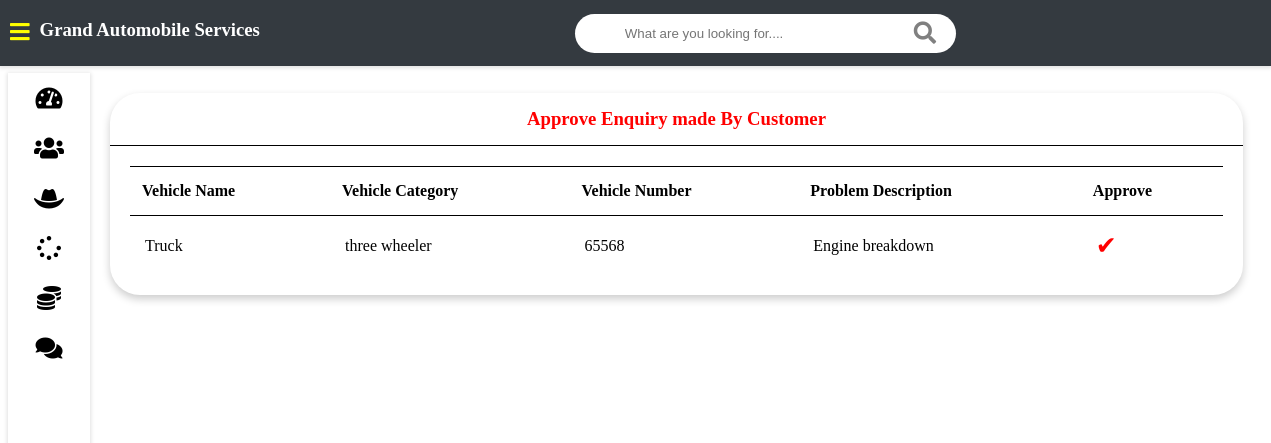
Screenshot of /admin-approve-request (signed in) with the database file from the repository.
### vehicle/models.py (models this page shows, shortened)
class Request(models.Model):
    cat         = (('two wheeler with gear','two wheeler with gear'),('two wheeler without gear','two wheeler without gear'),('three wheeler','three wheeler'),('four wheeler','four wheeler'))
    category    = models.CharField(max_length=50, choices=cat)
    vehicle_no      = models.PositiveIntegerField(null=False)
    vehicle_name    = models.CharField(max_length=40, null=False)
    vehicle_model   = models.CharField(max_length=40, null=False)
    vehicle_brand   = models.CharField(max_length=40, null=False)
    problem_description     = models.CharField(max_length=500, null=False)
    date                    = models.DateField(auto_now=True)
    cost                    = models.PositiveIntegerField(null=True)
    customer        = models.ForeignKey('Customer', on_delete=models.CASCADE, null=True)
    mechanic        = models.ForeignKey('Mechanic', on_delete=models.CASCADE, null=True)
    stat       = (('Pending','Pending'),('Approved','Approved'),('Repairing','Repairing'),('Repairing Done','Repairing Done'),('Released','Released'))
    status     = models.CharField(max_length=50, choices=stat, default='Pending', null=True)

### vehicle/views.py (the view)
# urls.py: path('admin-approve-request', views.admin_approve_request_view, name='admin-approve-request'),
@login_required(login_url='adminlogin')
def admin_approve_request_view(request):
    enquiry         = models.Request.objects.all().filter(status='Pending')
    return render(request, 'vehicle/admin/admin_approve_request.html', {'enquiry':enquiry})

### templates/vehicle/admin/admin_approve_request.html
{% extends 'vehicle/admin/adminbase.html' %}
{% block content %}
<div class="wrapper">
    <div class="row">
        <div class="col-12 col-m-12 col-sm-12">
            <div class="card">
                <div class="card-header">
                    <h3 style="color:red; text-align:center" >
                        Approve Enquiry made By Customer
                    </h3>
                </div>
                <div class="card-content">
                    <table>
                        <thead>
                            <tr>
                                <th>Vehicle Name</th>
                                <th>Vehicle Category</th>
                                <th>Vehicle Number</th>
                                <th>Problem Description</th>
                                <th>Approve</th>
                            </tr>
                        </thead>
                        <tbody>
                            {% for r in enquiry %}
                            <tr>
                                <td>{{r.vehicle_name}}</td>
                                <td>{{r.category}}</td>
                                <td>{{r.vehicle_no}}</td>
                                <td>{{r.problem_description}}</td>
                                <td><a style="color:red; text-decoration:none; font-size:25px;" href="{% url 'approve-request' r.id  %}">&#10004;</a></td>
                            </tr>
                            {% endfor %}
                        </tbody>
                    </table>
                </div>
            </div>
        </div>
    </div>
<br><br><br><br><br>
</div>
{% endblock content %}

### static/style.css (style rules this page uses)
* { box-sizing: border-box; }
[class*="col-"] { padding: 10px; }
@media only screen and (min-width: 600px) { .col-sm-12 { width: 100%; } }
@media only screen and (min-width: 768px) { .col-m-12 { width: 100%; } }
@media only screen and (min-width: 992px) { .col-12 { width: 100%; } }
.card { color: #343a40!; border-radius: 30px; margin-bottom: 10px; box-shadow: 0 4px 8px 0 rgba(0,0,0,0.2); }
.card-header { padding: 15px 30px; border-bottom: 1px solid ; position: relative; }
.card-header h3 { margin: 0; }
.card-content { padding: 20px; overflow-x: auto; }
table { border-collapse: collapse; width: 100%; }
table td { border-top: 1px solid black; padding: 15px; }
table th { border-top: 1px solid black; border-bottom: 1px solid black; padding: 15px 12px; text-align: left; }
.row { display: flex; flex-wrap: wrap; flex-direction: row; }
.row:after, .row:before { box-sizing: border-box; }
.wrapper { padding: 10px; margin-left: 82px; padding-top: 75px; background: white; transition: margin-left .5s; }

### rows the page displays
Request: vehicle_name "Truck", category "three wheeler", vehicle_no "65568", problem_description "Engine breakdown"
